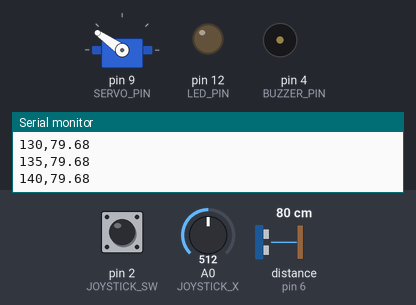
A sketch run on a simulated Arduino Uno, built with avr-gcc and run on an emulated ATmega328P. Parts: servo, output pins drawn as LEDs (lit = HIGH), buzzer (waves = sounding), the last lines printed to the serial monitor. Wiring (inferred from the names in the program): ultrasonic range finder: trigger pin 7; echo pin 6. The test bench sets the inputs (shaded band); at power-on: distance to the obstacle (sensor on pin 6) 80 cm, pin 2 (JOYSTICK_SW) HIGH, A0 (JOYSTICK_X) = 512. The echo pulse lasts 58.3 µs per cm; pins used as bus, display or sensor lines are not drawn.

Above: at 2.2 s.
2.3 s: distance to the obstacle (sensor on pin 6) set to 2 cm
At 2.49 s:
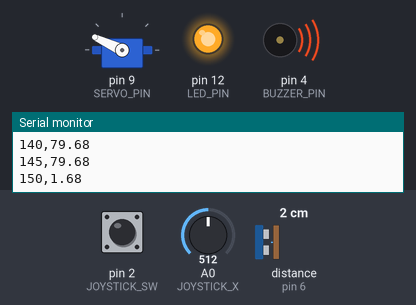
5.3 s: distance to the obstacle (sensor on pin 6) set to 120 cm
At 5.5 s:
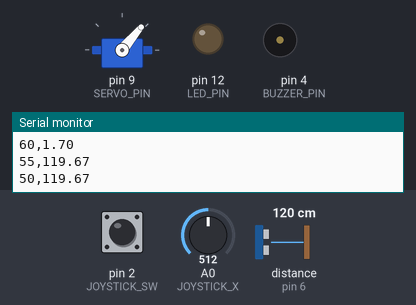
8.3 s: distance to the obstacle (sensor on pin 6) set to 4 cm
At 8.5 s:
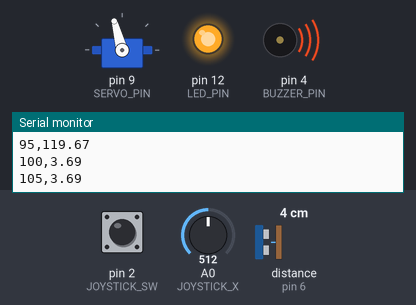
11.3 s: distance to the obstacle (sensor on pin 6) set to 35 cm
At 11.67 s:
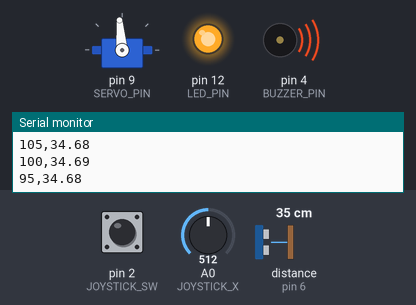
14.3 s: distance to the obstacle (sensor on pin 6) set to 60 cm
At 14.74 s:
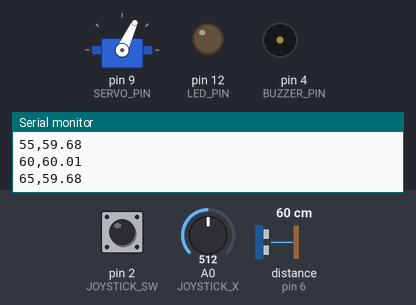
17.3 s: pin 2 (JOYSTICK_SW) pulled LOW for 0.15 s
At 17.3 s:
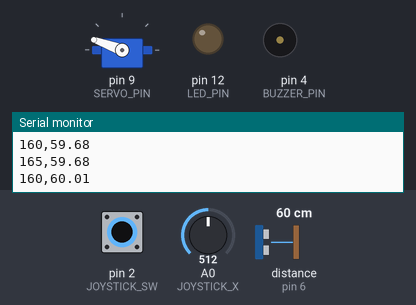
Timing chart, 0 to 19.9 s (numbered marks = the images above; inputs shaded):
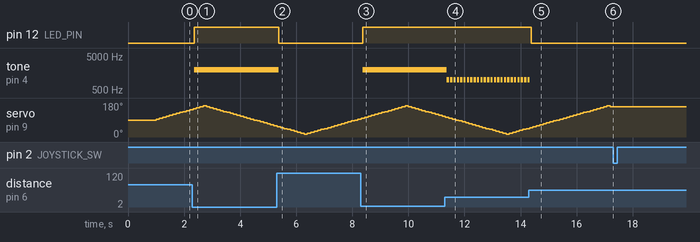

Measured:
- after the input at 2.3 s, pin 12 (LED_PIN): LOW → HIGH after 0.07 s; tone on pin 4 (BUZZER_PIN): silent → 2000 Hz after 0.07 s
- after the input at 5.3 s, pin 12 (LED_PIN): HIGH → LOW after 0.08 s; tone on pin 4 (BUZZER_PIN): 2000 Hz → silent after 0.08 s
- after the input at 8.3 s, pin 12 (LED_PIN): LOW → HIGH after 0.07 s; tone on pin 4 (BUZZER_PIN): silent → 2000 Hz after 0.07 s
- after the input at 11.3 s, tone on pin 4 (BUZZER_PIN): alternates 1000 Hz for 0.08 s and silent for 0.04 s, starting after 0.07 s
- after the input at 14.3 s, pin 12 (LED_PIN): HIGH → LOW after 0.07 s; tone on pin 4 (BUZZER_PIN): goes on until 14.3 s, then stays silent
- after the input at 17.3 s, servo on pin 9 (SERVO_PIN): stays 160° (without the input it goes to 155° after 0.02 s)
- by itself, servo on pin 9 (SERVO_PIN): rises from 45° to 165° in 2.8 s, then falls to 160° in 0.12 s

The sketch:

Radar_X.ino
```cpp
#include <Servo.h>

#define TRIG_PIN 7
#define ECHO_PIN 6
#define SERVO_PIN 9
#define LED_PIN 12
#define BUZZER_PIN 4

#define JOYSTICK_X A0
#define JOYSTICK_Y A1
#define JOYSTICK_SW 2

Servo radarServo;

int angle = 90;
int direction = 1;

bool autoMode = true;

bool lastButtonState = HIGH;
unsigned long lastDebounceTime = 0;

unsigned long lastScanTime = 0;
const unsigned long scanInterval = 120;

float getDistance() {
  digitalWrite(TRIG_PIN, LOW);
  delayMicroseconds(2);

  digitalWrite(TRIG_PIN, HIGH);
  delayMicroseconds(10);
  digitalWrite(TRIG_PIN, LOW);

  unsigned long duration = pulseIn(ECHO_PIN, HIGH, 30000);

  if (duration == 0) {
    return -1;
  }

  return duration * 0.0343 / 2.0;
}

void checkAlarm(float distance) {

  if (distance < 0 || distance > 50) {
    digitalWrite(LED_PIN, LOW);
    noTone(BUZZER_PIN);
  }

  else if (distance >= 20) {
    digitalWrite(LED_PIN, HIGH);
    tone(BUZZER_PIN, 1000, 80);
  }

  else {
    digitalWrite(LED_PIN, HIGH);
    tone(BUZZER_PIN, 2000, 150);
  }
}

void checkButton() {
  bool buttonState = digitalRead(JOYSTICK_SW);

  if (buttonState == LOW && lastButtonState == HIGH) {
    if (millis() - lastDebounceTime > 250) {
      autoMode = !autoMode;
      lastDebounceTime = millis();
    }
  }

  lastButtonState = buttonState;
}

void updateServo() {

  if (autoMode) {
    angle += direction * 5;

    if (angle >= 165) {
      angle = 165;
      direction = -1;
    }

    if (angle <= 15) {
      angle = 15;
      direction = 1;
    }
  }

  else {
    int joystickValue = analogRead(JOYSTICK_X);

    if (joystickValue < 400) {
      angle -= 3;
    }

    else if (joystickValue > 600) {
      angle += 3;
    }

    angle = constrain(angle, 15, 165);
  }

  radarServo.write(angle);
}

void setup() {
  Serial.begin(9600);

  pinMode(TRIG_PIN, OUTPUT);
  pinMode(ECHO_PIN, INPUT);
  pinMode(LED_PIN, OUTPUT);
  pinMode(BUZZER_PIN, OUTPUT);

  pinMode(JOYSTICK_SW, INPUT_PULLUP);

  radarServo.attach(SERVO_PIN);
  radarServo.write(angle);

  delay(1000);
}

void loop() {
  checkButton();

  if (millis() - lastScanTime >= scanInterval) {
    lastScanTime = millis();

    updateServo();

    delay(50);

    float distance = getDistance();

    checkAlarm(distance);

    // Keep Python radar data format unchanged
    Serial.print(angle);
    Serial.print(",");

    if (distance < 0) {
      Serial.println(-1);
    } else {
      Serial.println(distance, 2);
    }
  }
}
```
